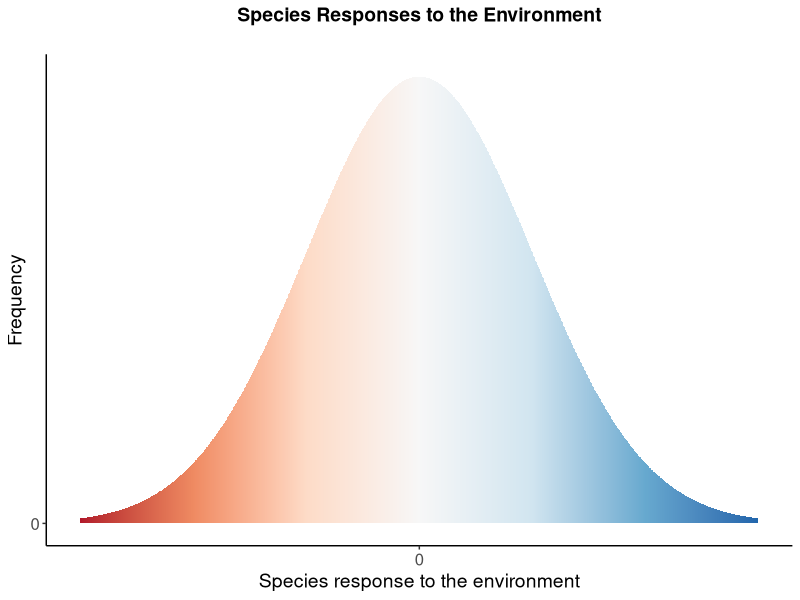
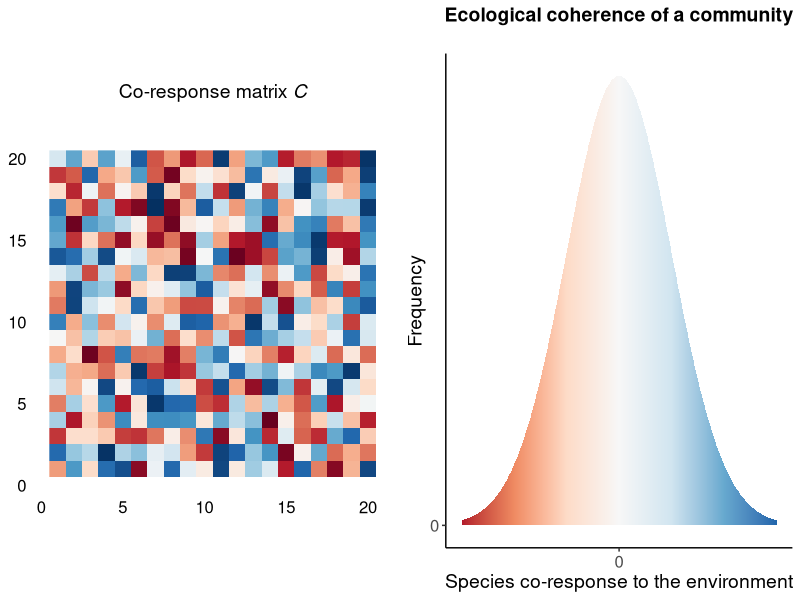
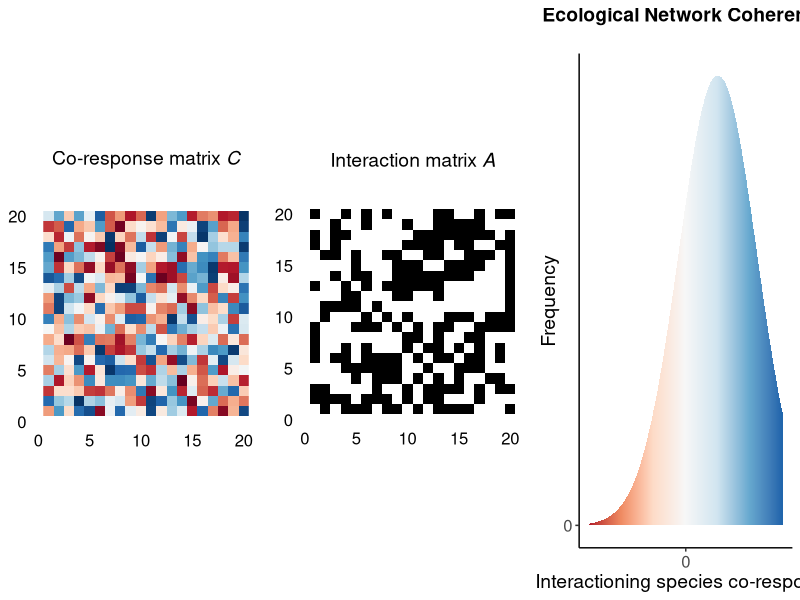
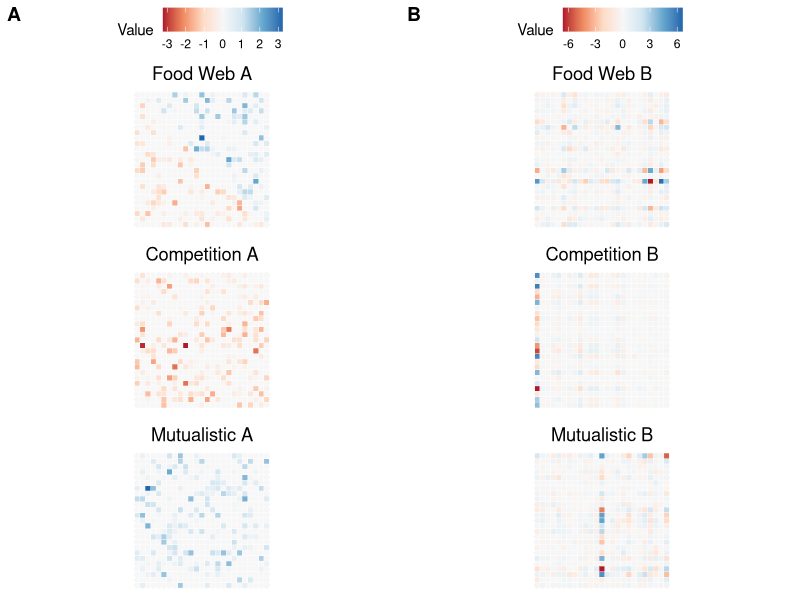
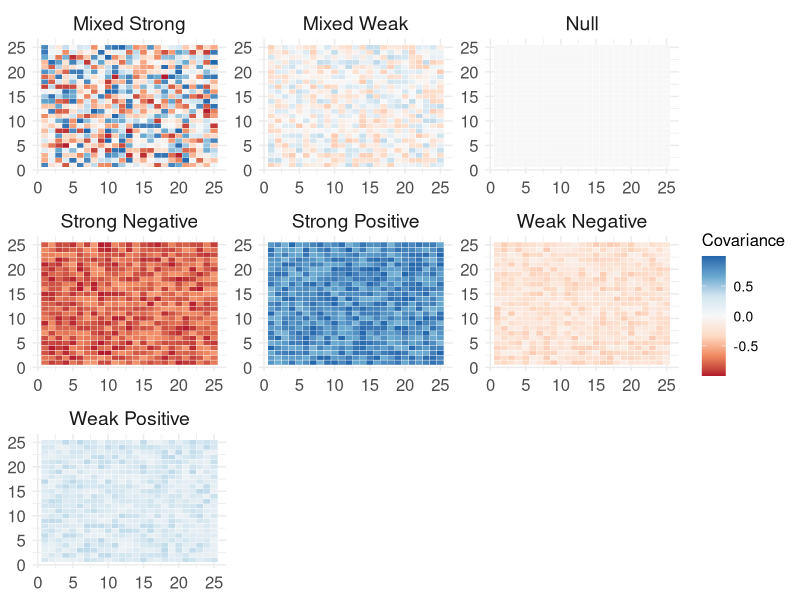
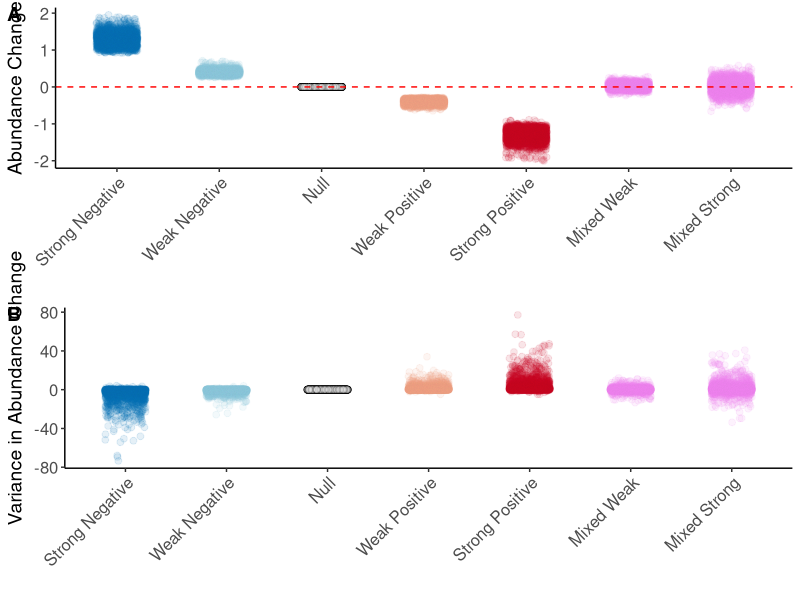
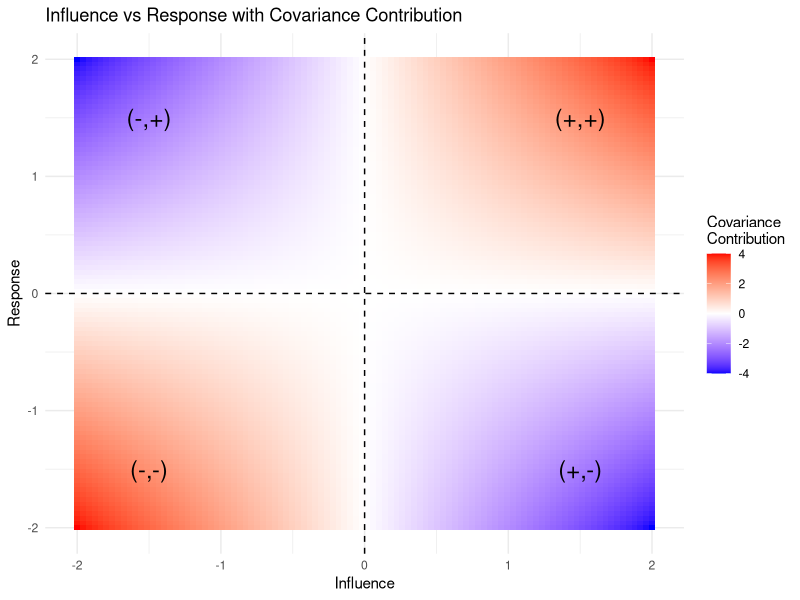
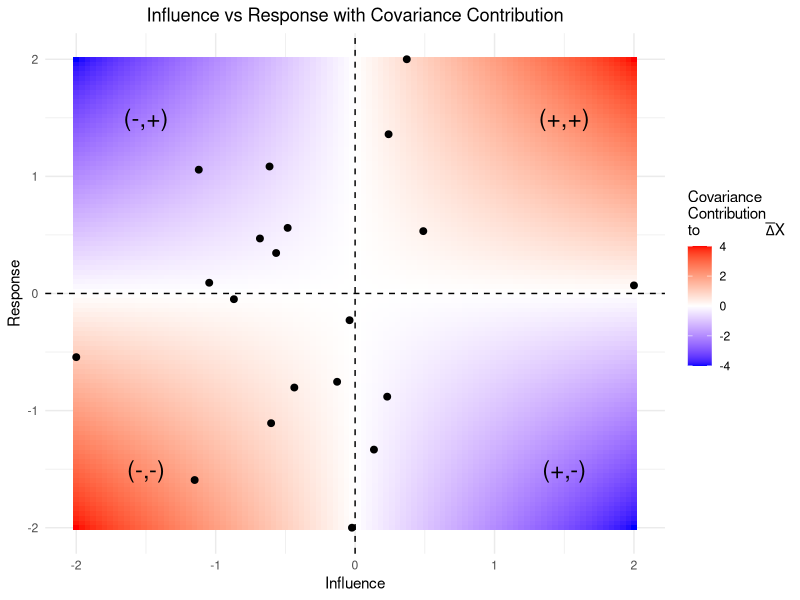

These charts were generated, in order, by the following R code:
## ---- chunk 1
library(ggplot2)
library(RColorBrewer)
library(ggpubr)
library(MASS)
library(reshape2)
library(dplyr)
library(tidyr)
library(viridis)

my_theme<-theme(axis.text=element_text(size=12),
        axis.title = element_text(size = 14),
        legend.text=element_text(size=10),
        legend.title = element_text(size=12),
        plot.title = element_text(face="bold",size=14,margin=margin(0,0,20,0),hjust = 0.5),
        axis.title.y = element_text(hjust = 0.5),
        axis.title.x = element_text(hjust = 0.5))
## ---- chunk 2

set.seed(123)

data <- data.frame(response = seq(-3, 3, length.out = 1000))
data$frequency <- dnorm(data$response)


plot_distrib_resp <- ggplot(data, aes(x = response, y = frequency, fill = response)) +
  geom_tile(aes(y = frequency / 2, height = frequency, width = 0.01)) +
  scale_fill_distiller(palette = "RdBu", limits = c(-3, 3), direction = 1) +
  labs(x = "Species response to the environment", y = "Frequency", title = "Species Responses to the Environment") +
  theme_classic() +
  xlim(-3, 3) +
  scale_x_continuous(breaks = 0) +
  scale_y_continuous(breaks = c(0, 1)) +
  theme(legend.position = "none",
        plot.title = element_text(hjust = 0.5)) +
  my_theme

plot_distrib_resp

#ggsave("fig1.png", height = 4, width = 5)

## ---- chunk 3

set.seed(123)

matrix_size <- 20
data_matrix <- expand.grid(x = 1:matrix_size, y = 1:matrix_size)
data_matrix$value <- runif(nrow(data_matrix), min = -3, max = 3)

# Plot

palette <- colorRampPalette(brewer.pal(11, "RdBu"))(100)

plot_matrix_c <- ggplot(data_matrix, aes(x = x, y = y, fill = value)) +
  geom_raster() +
  scale_fill_gradientn(colors = palette, limits = c(-3, 3)) +
  labs(x = NULL, y = NULL, title = expression("Co-response matrix"~italic("C"))) +
  theme_classic() +
  theme(
    legend.position = "none",
    axis.text = element_blank(),
    axis.title = element_blank(),
    axis.ticks = element_blank(),  
    axis.line = element_blank(),   
    plot.title = element_text(hjust = 0.5)
  ) +
  coord_fixed()+
  my_theme


plot_coresponses <- ggarrange(plot_matrix_c,
                              plot_distrib_resp + labs(x = "Species co-response to the environment", y = "Frequency", title = "Ecological coherence of a community"),
                              ncol = 2, nrow = 1
                              )

plot_coresponses

#ggsave("fig2.png", height = 4, width = 9)

## ---- chunk 4


# Add probabilities of black (presence) and white (absence) squares to the A matrix based on the values in C

data_matrix$color <- ifelse(data_matrix$value > 0, 
                            sample(c("black", "white"), size = nrow(data_matrix), replace = TRUE, prob = c(0.7, 0.3)),
                            sample(c("black", "white"), size = nrow(data_matrix), replace = TRUE, prob = c(0.3, 0.7)))

# Plot 
plot_matrix_A <- ggplot(data_matrix, aes(x = x, y = y, fill = color)) +
  geom_raster() +
  scale_fill_manual(values = c("black" = "black", "white" = "white")) +
  labs(x = NULL, y = NULL, title = expression("Interaction matrix"~italic("A"))) +
  theme_classic() +
  theme(
    legend.position = "none",
    axis.text = element_blank(),
    axis.title = element_blank(),
    axis.ticks = element_blank(),  # Remove axis ticks
    axis.line = element_blank(),    # Remove axis lines
    plot.title = element_text(hjust = 0.5)
  ) +
  coord_fixed()+
  my_theme



# Define parameters for the new distribution
set.seed(42)  
mean_new <- 1  # Shift the distribution to the right
sd_new <- 1.2  # Change the standard deviation

# Generate new data
data_new <- data.frame(
  response = seq(-3, 3, length.out = 1000),
  frequency = dnorm(seq(-3, 3, length.out = 1000), mean = mean_new, sd = sd_new)
)


plot_distrib_resp <- ggplot(data_new, aes(x = response, y = frequency, fill = response)) +
  geom_tile(aes(y = frequency / 2, height = frequency, width = 0.05)) +  # Adjust width to better visualize the shape
  scale_fill_distiller(palette = "RdBu", limits = c(-3, 3), direction = 1) +
  labs(x = "Interactioning species co-response", y = "Frequency", title = "Ecological Network Coherence") +
  theme_classic() +
  xlim(-3, 3) +
  scale_x_continuous(breaks = 0) +
  scale_y_continuous(breaks = c(0, 1)) +
  theme(legend.position = "none",
        plot.title = element_text(hjust = 0.5))+
  my_theme


plot_ENC <- ggarrange(
  plot_matrix_c,
  plot_matrix_A,
  plot_distrib_resp,
  
  ncol = 3, 
  nrow = 1
)

plot_ENC


#ggsave("fig3.png", height = 4, width = 11)

## ---- chunk 5

# Function to simulate quantitative networks
# Function to simulate quantitative networks
sim_quantitative_network <- function(Net_type, S, C, aij_params, rho = 0, diag) {
  A <- matrix(0, S, S)
  n_pairs <- S * (S - 1) / 2
  B <- runif(n_pairs) <= C
  if (Net_type == "random") {
    A[upper.tri(A)] <- B * rnorm(n_pairs, aij_params[1], aij_params[2])
    A <- t(A)
    A[upper.tri(A)] <- B * rnorm(n_pairs, aij_params[1], aij_params[2])
  } else if (Net_type == "predator-prey") {
    aij <- -abs(rnorm(n_pairs, aij_params[1], aij_params[2]))
    A[upper.tri(A)] <- B * aij
    A <- t(A)
    aij <- abs(rnorm(n_pairs, aij_params[1], aij_params[2]))
    A[upper.tri(A)] <- B * aij
  } else if (Net_type == "competition") {
    aij <- -abs(rnorm(n_pairs * 2, aij_params[1], aij_params[2]))
    A[upper.tri(A)] <- B * aij[1:n_pairs]
    A <- t(A)
    A[upper.tri(A)] <- B * aij[(n_pairs + 1):length(aij)]
  } else if (Net_type == "mutualistic") {
    aij <- abs(rnorm(n_pairs * 2, aij_params[1], aij_params[2]))
    A[upper.tri(A)] <- B * aij[1:n_pairs]
    A <- t(A)
    A[upper.tri(A)] <- B * aij[(n_pairs + 1):length(aij)]
  } else {
    stop("Incorrect network type")
  }
  
  if(diag == "zero"){
    
    diag(A) <- 0
    
  }else{
    
    diag(A) <- -(max(Re(eigen(A)$values)) + runif(S, 0.1))
    while (max(Re(eigen(A)$values)) > 0) {
      diag(A) <- -(max(Re(eigen(A)$values)) + runif(S, 0.1))
    }
  }
  
  
  #diag(A) <- 0
  return(A)
}


# Parameters
S <- 25  # Number of species
C <- 0.3  # Connectivity
aij_params <- c(0, 1)  # Mean and SD for interaction strengths

# Generate matrices
A_foodweb <- sim_quantitative_network("predator-prey", S, C, aij_params, diag = "zero")
A_competition <- sim_quantitative_network("competition", S, C, aij_params, diag = "zero")
A_mutualistic <- sim_quantitative_network("mutualistic", S, C, aij_params, diag = "zero")

# Invert matrices
B_foodweb <- solve(A_foodweb)
B_competition <- solve(A_competition)
B_mutualistic <- solve(A_mutualistic)

# Function to plot matrices
plot_matrix <- function(mat, title) {
  max_val <- max(abs(mat), na.rm = TRUE)
  mat_melt <- as.data.frame(as.table(mat))
  mat_melt$Var1 <- factor(mat_melt$Var1, levels = rev(levels(mat_melt$Var1))) # Reverse the y-axis order
  ggplot(mat_melt, aes(Var2, Var1, fill = Freq)) +
    geom_tile(color = "white") +
    scale_fill_distiller(palette = "RdBu", direction = 1, na.value = "white", limits = c(-max_val, max_val)) +
    labs(x = NULL, y = NULL, fill = "Value", title = title) +
    theme_minimal() +
    theme(axis.text = element_blank(), axis.ticks = element_blank(), plot.title = element_text(hjust = 0.5)) +
    coord_fixed(ratio = 1)  # Ensure the matrix is square
}

# Create plots
p1 <- plot_matrix(A_foodweb, "Food Web A")
p2 <- plot_matrix(B_foodweb, "Food Web B")
p3 <- plot_matrix(A_competition, "Competition A")
p4 <- plot_matrix(B_competition, "Competition B")
p5 <- plot_matrix(A_mutualistic, "Mutualistic A")
p6 <- plot_matrix(B_mutualistic, "Mutualistic B")

pA <- ggarrange(p1,
                p3,
                p5,
                ncol = 1,
                nrow = 3,
                common.legend = TRUE)

pB <- ggarrange(p2,
                p4,
                p6,
                ncol = 1,
                nrow = 3,
                common.legend = TRUE)

# Arrange plots in a grid
ggarrange(pA, pB, ncol = 2, nrow = 1,
          labels = LETTERS[1:2])

ggsave("fig4.1.png", height = 8, width = 5)

## ---- chunk 6
# Function to test if a matrix contains any negative values
contains_positive_values <- function(mat) {
  any(mat > 0)
}

# Simulate 100 mutualistic networks and test for negative values

positive_values_found <- numeric(length = 1000)

for (i in 1:1000) {
  A <- sim_quantitative_network("mutualistic", S, C, aij_params, diag = "nonzero")
  B <- solve(A)
  positive_values_found[i] <- contains_positive_values(B)
}

# Check the results
sum(positive_values_found) # Number of B matrices containing negative values
## ---- chunk 7
S <- 25

set.seed(120)

# Function to generate mixed covariance matrices
generate_mixed_cov_matrix <- function(S, range_neg, range_pos) {
  mat <- matrix(runif(S^2, range_neg[1], range_pos[2]), nrow = S)
  diag(mat) <- runif(S, range_neg[1], range_pos[2])
  return(mat)
}

cov_matrices <- list(
  "Strong Positive" = matrix(runif(S^2, 0.6, 1), nrow = S),
  "Weak Positive" = matrix(runif(S^2, 0.1, 0.4), nrow = S),
  "Strong Negative" = matrix(runif(S^2, -1, -0.6), nrow = S),
  "Weak Negative" = matrix(runif(S^2, -0.4, -0.1), nrow = S),
  "Mixed Weak" = generate_mixed_cov_matrix(S, c(-0.4, 0), c(0, 0.4)),
  "Mixed Strong" = generate_mixed_cov_matrix(S, c(-1, 0), c(0, 1)),
  "Null" = matrix(0, nrow = S, ncol = S)
)



prepare_plot_data <- function(cov_matrices) {
  plot_data <- lapply(names(cov_matrices), function(name) {
    matrix <- cov_matrices[[name]]
    df <- melt(matrix)
    df$Scenario <- name
    return(df)
  })
  combined_plot_data <- do.call(rbind, plot_data)
  return(combined_plot_data)
}


plot_data <- prepare_plot_data(cov_matrices)

p <- ggplot(plot_data, aes(x = Var1, y = Var2, fill = value)) +
  geom_tile(color = "white") +
  scale_fill_distiller(palette = "RdBu", direction = 1, na.value = "white") +
  labs(
       x = NULL,
       y = NULL,
       fill = "Covariance") +
  theme_minimal() +
  theme(strip.text = element_text(size = 14)) +
  facet_wrap(~ Scenario, ncol = 3, scales = "free")+
  my_theme

p

#ggsave("fig5.png", height = 7, width = 9)

## ---- chunk 8

num_simulations <- 100
set.seed(120)

# Function to simulate quantitative networks
sim_quantitative_network <- function(Net_type, S, C, aij_params, rho = 0) {
  A <- matrix(0, S, S)
  n_pairs <- S * (S - 1) / 2
  B <- runif(n_pairs) <= C
  if (Net_type == "random") {
    A[upper.tri(A)] <- B * rnorm(n_pairs, aij_params[1], aij_params[2])
    A <- t(A)
    A[upper.tri(A)] <- B * rnorm(n_pairs, aij_params[1], aij_params[2])
  } else if (Net_type == "predator-prey") {
    aij <- -abs(rnorm(n_pairs, aij_params[1], aij_params[2]))
    A[upper.tri(A)] <- B * aij
    A <- t(A)
    aij <- abs(rnorm(n_pairs, aij_params[1], aij_params[2]))
    A[upper.tri(A)] <- B * aij
  } else if (Net_type == "competition") {
    aij <- -abs(rnorm(n_pairs * 2, aij_params[1], aij_params[2]))
    A[upper.tri(A)] <- B * aij[1:n_pairs]
    A <- t(A)
    A[upper.tri(A)] <- B * aij[(n_pairs + 1):length(aij)]
  } else if (Net_type == "mutualistic") {
    aij <- abs(rnorm(n_pairs * 2, aij_params[1], aij_params[2]))
    A[upper.tri(A)] <- B * aij[1:n_pairs]
    A <- t(A)
    A[upper.tri(A)] <- B * aij[(n_pairs + 1):length(aij)]
  } else {
    stop("Incorrect network type")
  }
  diag(A) <- -(max(Re(eigen(A)$values)) + runif(S, 0.1))
  while (max(Re(eigen(A)$values)) > 0) {
    diag(A) <- -(max(Re(eigen(A)$values)) + runif(S, 0.1))
  }
  return(A)
}



# calculate_metrics <- function(B, cov_delta_r) {
#   n <- nrow(B)
#   
#   # Variance of Delta X
#   var_delta_X <- numeric(n)
#   for (i in 1:n) {
#     var_sum <- 0
#     for (k in 1:n) {
#       for (l in 1:n) {
#         var_sum <- var_sum + B[i, k] * B[i, l] * cov_delta_r[k, l]
#       }
#     }
#     var_delta_X[i] <- var_sum
# 
#   }
#   
#   # Mean of the sum of each row of B
#   mean_sum_B <- colMeans(B)
#   
#   # Mean of delta_r (assuming it is an average of a random distribution)
#   mean_delta_r <- mean(cov_delta_r)
#   
#   # Covariance between sum of each row of B and delta_r
#   cov_sum_B_delta_r <- cov(colSums(B), cov_delta_r)
#   
#   # Calculate Abundance Change
#   abundance_change <- mean_sum_B * mean_delta_r + cov_sum_B_delta_r
#   
#   # Check for non-negative variance
#   if (any(var_delta_X < 0)) {
#     warning("Negative variance detected!")
#   }
#   
#   return(list(Variance = var_delta_X, Abundance_Change = abundance_change))
# }


calculate_metrics <- function(B, cov_delta_r) {
  n <- nrow(B)
  
  # Variance of Delta X
  var_delta_X <- numeric(n)
  for (i in 1:n) {
    var_sum <- 0
    for (k in 1:n) {
      for (l in 1:n) {
        var_sum <- var_sum + B[i, k] * B[i, l] * cov_delta_r[k, l]
      }
    }
    var_delta_X[i] <- var_sum
  }
  
  # Average of the sum of each column of B
  mean_sum_B <- mean(colSums(B))
  
  # Mean of delta_r (assuming it is an average of a random distribution)
  mean_delta_r <- mean(cov_delta_r)
  
  # Covariance between sum of each column of B and delta_r
  cov_sum_B_delta_r <- cov(colSums(B), cov_delta_r)
  
  # Calculate Abundance Change
  abundance_change <- mean_sum_B * mean_delta_r + cov_sum_B_delta_r
  
  # Check for non-negative variance
  if (any(var_delta_X < 0)) {
    warning("Negative variance detected!")
  }
  
  return(list(Variance = var_delta_X, Abundance_Change = abundance_change))
}




################# Simulation

# Run simulations and check for issues in mixed scenarios
run_simulations_with_metrics <- function(cov_matrix, num_simulations, Net_type, S, C, aij_params) {
  results <- replicate(num_simulations, {
    interaction_matrix <- sim_quantitative_network(Net_type, S, C, aij_params)
    inverse_matrix <- solve(interaction_matrix)
    if (is.null(inverse_matrix)) {
      return(list(Variance = rep(NA, S), Abundance_Change = NA))
    }
    calculate_metrics(inverse_matrix, cov_matrix)
  }, simplify = FALSE)
  return(results)
}

# Generate results for each scenario
Net_type <- "predator-prey"  # Example network type
S <- 25  # Number of species
C <- 0.2  # Connectance
aij_params <- c(0, 0.1)  # Parameters for interaction strengths
num_simulations <- 100  # Number of simulations

simulation_results_with_metrics <- lapply(cov_matrices, function(cov_matrix) {
  run_simulations_with_metrics(cov_matrix, num_simulations, Net_type, S, C, aij_params)
})


############### Plot results


# Prepare the data for plotting
prepare_combined_plot_data <- function(simulation_results) {
  df_list_var <- lapply(names(simulation_results), function(scenario) {
    data <- simulation_results[[scenario]]
    df <- data.frame(
      Scenario = scenario,
      Variance = unlist(lapply(data, function(res) res$Variance)),
      Abundance_Change = unlist(lapply(data, function(res) res$Abundance_Change))
    )
    return(df)
  })
  combined_df_var <- bind_rows(df_list_var)
  combined_df_var <- combined_df_var %>% filter(!is.na(Variance) & !is.na(Abundance_Change))
  
  return(combined_df_var)
}

# Prepare the data
combined_plot_data <- prepare_combined_plot_data(simulation_results_with_metrics)

# Plot results
scenario_order <- c(
  "Strong Negative",
  "Weak Negative",
  "Null",
  "Weak Positive",
  "Strong Positive",
  "Mixed Weak",
  "Mixed Strong"
)

combined_plot_data$Scenario <- factor(combined_plot_data$Scenario, levels = scenario_order)

# Calculate means for each scenario
mean_variances <- combined_plot_data %>%
  group_by(Scenario) %>%
  summarize(Mean_Variance = mean(Variance, na.rm = TRUE),
            Mean_Abundance_Change = mean(Abundance_Change, na.rm = TRUE))

# Define color palette based on RdBu
color_palette <- scales::brewer_pal(palette = "RdBu", direction = -1)(5)
mixed_color <- "violet"

# Define scenario colors
scenario_colors <- setNames(c(color_palette, mixed_color, mixed_color), scenario_order)

# Plot abundance change
p1 <- ggplot(combined_plot_data, aes(x = Scenario, y = Abundance_Change, fill = Scenario)) +
  geom_jitter(width = 0.2, alpha = 0.1, shape = 21, size = 2, aes(color = Scenario)) +
  scale_fill_manual(values = scenario_colors) +
  scale_color_manual(values = c(setNames(ifelse(scenario_order == "Null", "black", scenario_colors), scenario_order), "black")) +
  geom_hline(yintercept = 0, linetype = "dashed", color = "red") +
  labs(x = " ", y = "Abundance Change") +
  theme_classic() +
  theme(axis.text.x = element_text(angle = 45, hjust = 1), legend.position = "none") +
  my_theme

# Plot variance in abundance change
p2 <- ggplot(combined_plot_data, aes(x = Scenario, y = Variance, fill = Scenario)) +
  geom_jitter(width = 0.2, alpha = 0.1, shape = 21, size = 2, aes(color = Scenario)) +
  scale_fill_manual(values = scenario_colors) +
  scale_color_manual(values = c(setNames(ifelse(scenario_order == "Null", "black", scenario_colors), scenario_order), "black")) +
  labs(x = " ", y = "Variance in Abundance Change") +
  theme_classic() +
  theme(axis.text.x = element_text(angle = 45, hjust = 1), legend.position = "none") +
  my_theme

# Display plots
ggarrange(p1, p2, nrow = 2, ncol = 1, labels = LETTERS[1:2])


#ggsave("fig6.png", height = 10, width = 6)


## ---- chunk 9


# Define a grid for influence and response
influence <- seq(-2, 2, length.out = 100)
response <- seq(-2, 2, length.out = 100)

# Create a dataframe with all combinations of influence and response
grid <- expand.grid(influence = influence, response = response)

# Compute the covariance contribution for each combination
grid$covariance <- grid$influence * grid$response

# Create the plot
ggplot(grid, aes(x = influence, y = response, fill = covariance)) +
  geom_tile() +
  scale_fill_gradient2(low = "blue", high = "red", mid = "white", midpoint = 0, 
                       limit = c(-4, 4), space = "Lab", 
                       name = "Covariance\nContribution") +
  geom_vline(xintercept = 0, linetype = "dashed", color = "black") +
  geom_hline(yintercept = 0, linetype = "dashed", color = "black") +
  annotate("text", x = 1.5, y = 1.5, label = "(+,+)", size = 6, color = "black") +
  annotate("text", x = -1.5, y = 1.5, label = "(-,+)", size = 6, color = "black") +
  annotate("text", x = -1.5, y = -1.5, label = "(-,-)", size = 6, color = "black") +
  annotate("text", x = 1.5, y = -1.5, label = "(+,-)", size = 6, color = "black") +
  labs(x = "Influence", y = "Response", title = "Influence vs Response with Covariance Contribution") +
  theme_minimal()

## ---- chunk 10

# Parameters
S <- 20  # Number of species
C <- 0.3  # Connectivity
aij_params <- c(0, 1)  # Mean and SD for interaction strengths
net_type <- "random"  # Type of network

# Simulate the interaction matrix A
A <- sim_quantitative_network(net_type, S, C, aij_params)

# Compute the inverse matrix B
B <- solve(A)

# Generate a random response vector Delta_r
Delta_r <- rnorm(S, 0, 1)

# Compute the influence and response for plotting
influence <- rowSums(B)  # Sum of rows in B
response <- Delta_r  # Response vector

# Scale the influence and response to fall within [-2, 2]
scale_to_range <- function(x, new_min = -2, new_max = 2) {
  old_min <- min(x)
  old_max <- max(x)
  (x - old_min) / (old_max - old_min) * (new_max - new_min) + new_min
}

influence <- scale_to_range(influence)
response <- scale_to_range(response)

# Generate a grid for the underlying color field
x <- seq(-2, 2, length.out = 100)
y <- seq(-2, 2, length.out = 100)
grid <- expand.grid(influence = x, response = y)
grid$covariance <- grid$influence * grid$response  # Covariance contribution

# Convert real network data to a data frame
real_data <- data.frame(influence = influence, response = response)

# Create the plot
ggplot(grid, aes(x = influence, y = response, fill = covariance)) +
  geom_tile() +
  scale_fill_gradient2(low = "blue", high = "red", midpoint = 0, 
                       limit = c(-4, 4), space = "Lab", 
                       name = expression(paste("Covariance\nContribution\nto", bar(Delta), "X"))) +
  geom_vline(xintercept = 0, linetype = "dashed", color = "black") +
  geom_hline(yintercept = 0, linetype = "dashed", color = "black") +
  annotate("text", x = 1.5, y = 1.5, label = "(+,+)", size = 6, color = "black") +
  annotate("text", x = -1.5, y = 1.5, label = "(-,+)", size = 6, color = "black") +
  annotate("text", x = -1.5, y = -1.5, label = "(-,-)", size = 6, color = "black") +
  geom_point(data = real_data, aes(x = influence, y = response), color = "black", size = 2, inherit.aes = FALSE) +
  annotate("text", x = 1.5, y = -1.5, label = "(+,-)", size = 6, color = "black") +
  labs(x = "Influence", y = "Response", title = "Influence vs Response with Covariance Contribution") +
  theme_minimal() +
  theme(plot.title = element_text(hjust = 0.5))



